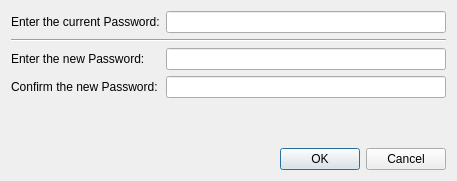
<?xml version="1.0" encoding="UTF-8"?>
<ui version="4.0">
 <class>CompanyFilePassword</class>
 <widget class="QDialog" name="CompanyFilePassword">
  <property name="geometry">
   <rect>
    <x>0</x>
    <y>0</y>
    <width>457</width>
    <height>181</height>
   </rect>
  </property>
  <property name="windowTitle">
   <string>Password Manager</string>
  </property>
  <layout class="QVBoxLayout" name="verticalLayout">
   <item>
    <layout class="QFormLayout" name="formLayout">
     <item row="0" column="0">
      <widget class="QLabel" name="label">
       <property name="text">
        <string>Enter the current Password:</string>
       </property>
      </widget>
     </item>
     <item row="0" column="1">
      <widget class="QLineEdit" name="txtCurrentPassword">
       <property name="echoMode">
        <enum>QLineEdit::Password</enum>
       </property>
      </widget>
     </item>
     <item row="2" column="0">
      <widget class="QLabel" name="label_2">
       <property name="text">
        <string>Enter the new Password:</string>
       </property>
      </widget>
     </item>
     <item row="2" column="1">
      <widget class="QLineEdit" name="txtNewPassword">
       <property name="echoMode">
        <enum>QLineEdit::Password</enum>
       </property>
      </widget>
     </item>
     <item row="3" column="0">
      <widget class="QLabel" name="label_3">
       <property name="text">
        <string>Confirm the new Password:</string>
       </property>
      </widget>
     </item>
     <item row="3" column="1">
      <widget class="QLineEdit" name="txtConfirmPassword">
       <property name="echoMode">
        <enum>QLineEdit::Password</enum>
       </property>
      </widget>
     </item>
     <item row="1" column="0" colspan="2">
      <widget class="Line" name="line">
       <property name="orientation">
        <enum>Qt::Horizontal</enum>
       </property>
      </widget>
     </item>
    </layout>
   </item>
   <item>
    <spacer name="verticalSpacer">
     <property name="orientation">
      <enum>Qt::Vertical</enum>
     </property>
     <property name="sizeHint" stdset="0">
      <size>
       <width>20</width>
       <height>23</height>
      </size>
     </property>
    </spacer>
   </item>
   <item>
    <layout class="QHBoxLayout" name="horizontalLayout">
     <item>
      <spacer name="horizontalSpacer">
       <property name="orientation">
        <enum>Qt::Horizontal</enum>
       </property>
       <property name="sizeHint" stdset="0">
        <size>
         <width>40</width>
         <height>20</height>
        </size>
       </property>
      </spacer>
     </item>
     <item>
      <widget class="QPushButton" name="cmdOK">
       <property name="text">
        <string>OK</string>
       </property>
       <property name="default">
        <bool>true</bool>
       </property>
      </widget>
     </item>
     <item>
      <widget class="QPushButton" name="pushButton_2">
       <property name="text">
        <string>Cancel</string>
       </property>
      </widget>
     </item>
    </layout>
   </item>
  </layout>
 </widget>
 <resources/>
 <connections>
  <connection>
   <sender>pushButton_2</sender>
   <signal>clicked()</signal>
   <receiver>CompanyFilePassword</receiver>
   <slot>reject()</slot>
   <hints>
    <hint type="sourcelabel">
     <x>352</x>
     <y>155</y>
    </hint>
    <hint type="destinationlabel">
     <x>352</x>
     <y>120</y>
    </hint>
   </hints>
  </connection>
 </connections>
</ui>
